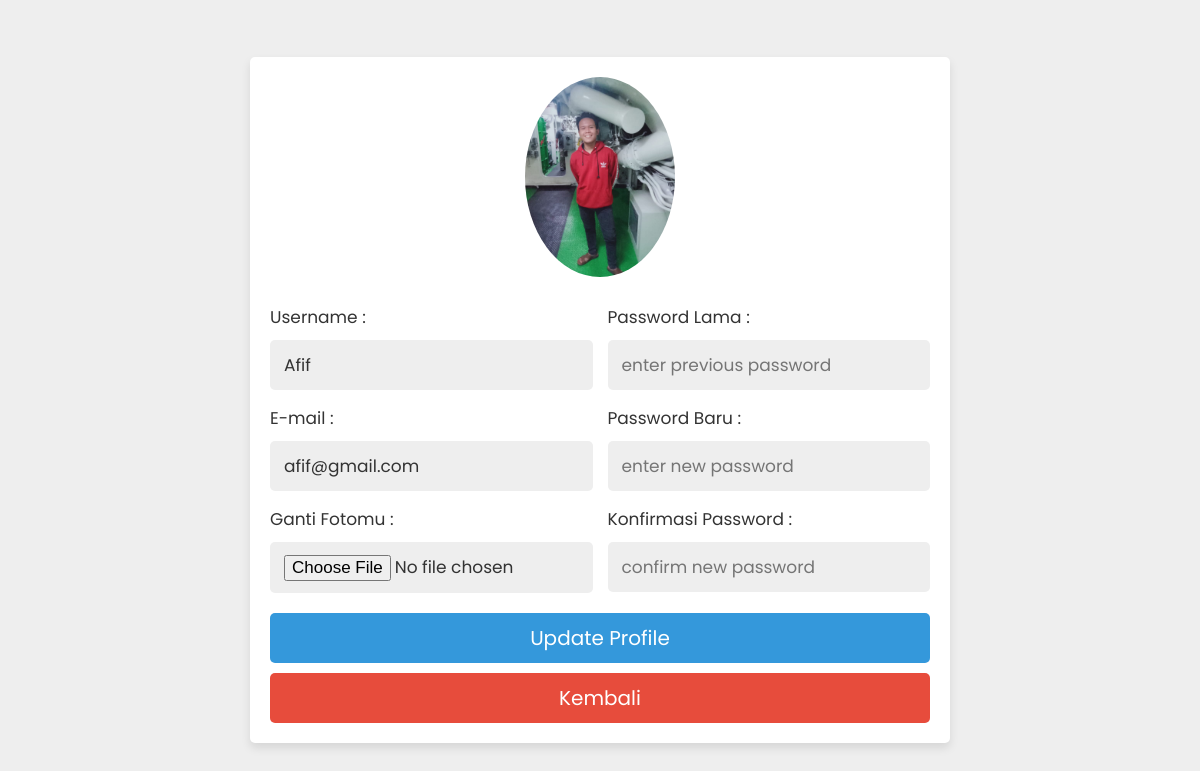
The page /visitor/edit-profile.php (signed in) on the database its author committed.
### tables this page shows
CREATE TABLE `tb_user` (
  `id` int(11) NOT NULL,
  `username` varchar(20) NOT NULL,
  `email` varchar(20) NOT NULL,
  `password` varchar(20) NOT NULL,
  `otoritas` enum('MEMBER','ADMIN') NOT NULL,
  `nama_lengkap` varchar(50) NOT NULL,
  `alamat` text NOT NULL,
  `telepon` varchar(50) NOT NULL,
  `image` varchar(100) NOT NULL
);

### visitor/edit-profile.php (the view, shortened to what this page needs)
<?php
require_once "../config/connection.php";
$userId = $_SESSION['id'];
$select = mysqli_query($connect, "SELECT * FROM tb_user WHERE id='$userId'");
if (mysqli_num_rows($select) > 0) {
    $fetch = mysqli_fetch_assoc($select);
}
?>
<!DOCTYPE html>
<html lang="en">
<head>
   <link rel="stylesheet" href="../styles/style2.css">
</head>
<body>
<div class="update-profile">
   <form action="edit-profile.php" method="post" enctype="multipart/form-data">
      <?php
         $imageSrc = $fetch['image'] ? '../uploaded_img/'.$fetch['image'] : '../uploaded_img/default-avatar.png';
      ?>
      <img src="<?php echo $imageSrc; ?>" alt="User Image">
      <div class="flex">
         <div class="inputBox">
            <span>Username :</span>
            <input type="text" name="update_name" value="<?php echo $fetch['nama_lengkap']; ?>" class="box" required>
            <span>E-mail :</span>
            <input type="email" name="update_email" value="<?php echo $fetch['email']; ?>" class="box" required>
            <span>Ganti Fotomu :</span>
            <input type="file" name="update_image" accept="image/jpg, image/jpeg, image/png" class="box">
         </div>
         <div class="inputBox">
            <span>Password Lama :</span>
            <input type="password" name="update_pass" placeholder="enter previous password" class="box">
            <span>Password Baru :</span>
            <input type="password" name="new_pass" placeholder="enter new password" class="box">
            <span>Konfirmasi Password :</span>
            <input type="password" name="confirm_pass" placeholder="confirm new password" class="box">
         </div>
      </div>
      <input type="submit" value="Update Profile" name="update_profile" class="btn">
      <a href="profile.php" class="delete-btn">Kembali</a>
   </form>
</div>
</body>
</html>

### styles/style2.css (style rules this page uses)
:root { --blue:#3498db; --dark-blue:#2980b9; --red:#e74c3c; --merah: darkred; --oranye: #FF8C00; --dark-red:#c0392b; --black:#333; --white:#fff; --light-bg:#eee; --box-shadow:0 5px 10px rgba(0,0,0,.1); }
* { font-family: 'Poppins', sans-serif; margin:0; padding:0; box-sizing: border-box; outline: none; border: none; text-decoration: none; }
.btn, .delete-btn { width: 100%; border-radius: 5px; padding:10px 30px; color:var(--white); display: block; text-align: center; cursor: pointer; font-size: 20px; margin-top: 10px; }
.btn { background-color: var(--blue); }
.delete-btn { background-color: var(--red); }
.update-profile { min-height: 100vh; background-color: var(--light-bg); display: flex; align-items: center; justify-content: center; padding:20px; }
.update-profile form { padding:20px; background-color: var(--white); box-shadow: var(--box-shadow); text-align: center; width: 700px; text-align: center; border-radius: 5px; }
.update-profile form img { height: 200px; width: 200p; border-radius: 50%; object-fit: cover; margin-bottom: 5px; }
.update-profile form .flex { display: flex; justify-content: space-between; margin-bottom: 20px; gap:15px; }
.update-profile form .flex .inputBox { width: 49%; }
.update-profile form .flex .inputBox span { text-align: left; display: block; margin-top: 15px; font-size: 17px; color:var(--black); }
.update-profile form .flex .inputBox .box { width: 100%; border-radius: 5px; background-color: var(--light-bg); padding:12px 14px; font-size: 17px; color:var(--black); margin-top: 10px; }

### rows shown on the page
tb_user: image (picture), update_name "Afif", update_email "afif@gmail.com"
